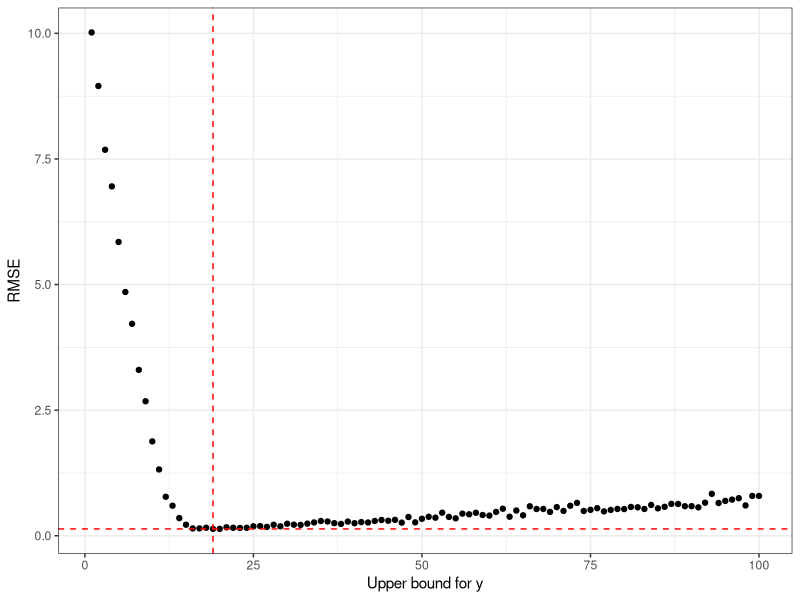

The R source for this figure: (Note: this script raises an error after producing the figure.)
# cs208 HW 2 - Question 3
# Anthony Rentsch

# Set up
rm(list = ls())
require(plyr); require(dplyr); require(ggplot2)

# a
poissonDGP <- function(n){ return(rpois(n, lambda=10)) }
noisyLinearDGP <- function(x, n, alpha, beta, mu=0, sd=1) { return(beta*x + alpha + rnorm(n, mu, sd)) }

sgn <- function(x) {     # function borrowed from class
  return(ifelse(x < 0, -1, 1))
}

rlap = function(mu=0, b=1, size=1) {     # function borrowed from class
  p <- runif(size) - 0.5
  draws <- mu - b * sgn(p) * log(1 - 2 * abs(p))
  return(draws)
}

clip <- function(x, lower, upper){     # function borrowed from class
  x.clipped <- x
  x.clipped[x.clipped<lower] <- lower
  x.clipped[x.clipped>upper] <- upper
  return(x.clipped)	
}

rmse <- function(pred, true){ return(sqrt(mean((pred-true)^2))) }

laplaceClampMeanRelease <- function(x, epsilon, a=0, b=1){     # from q2
  n <- length(x)
  sensitivity <- (a - b)/n
  scale <- sensitivity / epsilon
  
  x.clipped <- clip(x, a, b)
  clipped.mean <- mean(x.clipped)
  noisy.mean <- clipped.mean + rlap(mu=0, b=scale, size=1)
  release.mean <- clip(noisy.mean, a, b)
  true.mean <- mean(x)
  
  return(list(release=release.mean, true=true.mean))
}

regressionRelease <- function(y, x, ylower=0, yupper=17, xlower=0, xupper=19, eplsilon, partition){     # augmented from class
  x <- clip(x, xlower, xupper)
  y <- clip(y, ylower, yupper)
  
  n <- length(x)
  sens.Sxy <- ((xupper-xlower)*(yupper-ylower))   
  sens.Sxx  <- ((xupper-xlower)^2)   
  
  scale.Sxy <- sens.Sxy / (epsilon*partition$Sxy)
  scale.Sxx <- sens.Sxx / (epsilon*partition$Sxx)
  
  true.beta <- sum((x - mean(x))*(y - mean(y))) / sum((x - mean(x))^2) 
  true.alpha <- mean(y) - true.beta*mean(x)
  
  release.Sxy <- sum((x - mean(x))*(y - mean(y)))  + rlap(mu=0, b=scale.Sxy, size=1)
  release.Sxx <- sum((x - mean(x))^2) + rlap(mu=0, b=scale.Sxx, size=1)  
  release.beta <- release.Sxy/release.Sxx
  
  release.x.bar <- laplaceClampMeanRelease(x, epsilon*partition$x.bar, a=xlower, b=xupper)$release
  release.y.bar <- laplaceClampMeanRelease(y, epsilon*partition$y.bar, a=ylower, b=yupper)$release
  release.alpha <- release.y.bar - release.beta*release.x.bar
  
  release.mean.sq.residuals <- mean((y - release.beta*x - release.alpha)^2)
  true.mean.sq.residuals <- mean((y - true.beta*x - true.alpha)^2)
  
  return(list(release.beta=release.beta, 
              release.alpha=release.alpha,
              true.beta=true.beta, 
              true.alpha=true.alpha,
              release.mean.sq.residuals=release.mean.sq.residuals, 
              true.mean.sq.residuals=true.mean.sq.residuals))
}
  
# get optimal upper bound for y
n = 200
epsilon = 1
b_vals = seq(from=1, to=100, by=1)
n_sims <- 100

results_y <- matrix(NA, nrow=(length(b_vals)*n_sims), ncol=4)
i = 1
for (b in b_vals){
  dat <- poissonDGP(n)
  y <- noisyLinearDGP(dat, n, alpha=1, beta=1, mu=0, sd=1)
  for (j in 1:n_sims){
    DPrelease <- laplaceClampMeanRelease(y, epsilon, a=0, b=b)
    results_y[i,1] <- b
    results_y[i,2] <- j
    results_y[i,3] <- DPrelease$release
    results_y[i,4] <- DPrelease$true
    i = i + 1
  }
}
results_y_df <- data.frame(results_y)
names(results_y_df) <- c("b", "sim", "release", "true")
avg_results_y_df <- results_y_df %>% group_by(b) %>% summarise(rmse = rmse(release, true))

q3_plot1 <- ggplot(data=avg_results_y_df, aes(x=b, y=rmse)) +
  geom_point() + geom_hline(yintercept = min(avg_results_y_df$rmse), col="red", lty=2) +
  geom_vline(xintercept = avg_results_y_df[which.min(avg_results_y_df$rmse), ]$b, col="red", lty=2) +
  labs(x="Upper bound for y", y="RMSE") + theme_bw()
pdf("plots/q3_plot1.pdf", width=5, height=5)
q3_plot1
dev.off()

# b
equal_partition <- list(Sxy=0.25, Sxx=0.25, x.bar=0.25, y.bar=0.25)
n = 1000
alpha = beta = eplison = sd = 1
n_sims = 1000

results_reg <- matrix(NA, nrow=n_sims, ncol=6)
for (i in 1:n_sims){
  x <- poissonDGP(n)
  y <- noisyLinearDGP(dat, n, alpha=1, beta=1, mu=0, sd=1)
  DPrelease <- regressionRelease(y, x, ylower=0, yupper=17, xlower=0, xupper=19, eplsilon, equal_partition)
  results_reg[i,1] <- DPrelease$release.beta
  results_reg[i,2] <- DPrelease$release.alpha
  results_reg[i,3] <- DPrelease$true.beta
  results_reg[i,4] <- DPrelease$true.alpha
  results_reg[i,5] <- DPrelease$release.mean.sq.residuals
  results_reg[i,6] <- DPrelease$true.mean.sq.residuals
}
results_reg_df <- data.frame(results_reg)
names(results_reg_df) <- c("release.beta", "release.alpha", "true.beta", 
                           "true.alpha", "release.mean.sq.residuals", "true.mean.sq.residuals")

semi.blue <- rgb(0,90,239,50,maxColorValue=255)
semi.red  <- rgb(239,90,0,200,maxColorValue=255)
q3_plot2 <- ggplot(data=results_reg_df) + 
  geom_density(aes(x=release.mean.sq.residuals, fill="DP regression"), alpha=0.4, colour=NA) +
  geom_density(aes(x=true.mean.sq.residuals, fill="Actual regression"), alpha=0.4, colour=NA) +
  labs(x="Mean Squared residuals", y="") + theme_bw() + 
  scale_fill_manual(values=c(semi.blue, semi.red)) +
  theme(legend.position="bottom", legend.title=element_blank())
pdf("plots/q3_plot2.pdf", width=5, height=5)
q3_plot2
dev.off()


  